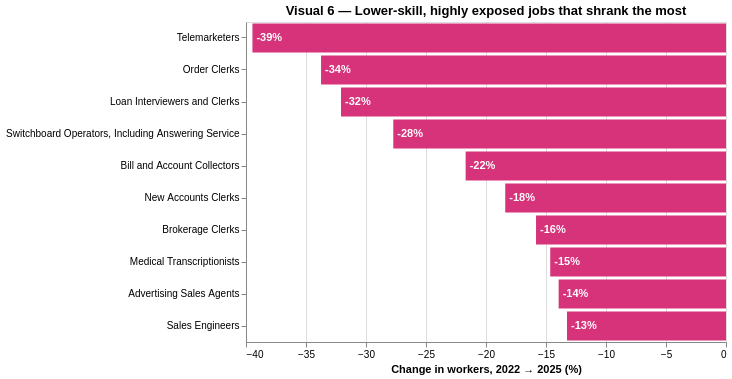

The notebook cell saved with this chart:
### Markdown cell above
---
### Visual 6 — Which exposed lower-skill jobs shrank the most?
**What you're looking at:** The 10 **lower-skill, highly AI-exposed** jobs (each with at least 20,000 workers in 2022) that lost the largest share of their workers.

**What to notice:** These are mostly **clerical and phone-based** jobs: telemarketers (−39%), order clerks, loan interviewers, switchboard operators, bill collectors, account clerks, medical transcriptionists. Their tasks are routine information processing that software and AI tools can take over. Together these 10 jobs went from about **1.0 million to 750,000 workers (−25%)**.

> **Key takeaway:** This puts names to Visual 4. The shrinking jobs are exactly the kind of routine office work you'd expect AI and automation to replace first.

*How to interact:* hover over a bar to see the worker counts in 2022 and 2025.

### Code cell
shrank = (chg[(chg['skill_tier'] == LO) & (chg['exposure_level'] == 'High') & (chg['TOT_EMP_22'] >= 20000)]
          .nsmallest(10, 'emp_pct').copy())
shrank['label'] = shrank['emp_pct'].map(lambda v: f'{v:.0f}%')

bars = alt.Chart(shrank).mark_bar(color='#d6337a').encode(
    x=alt.X('emp_pct:Q', title='Change in workers, 2022 → 2025 (%)'),
    y=alt.Y('occupation:N', sort='x', title=None, axis=alt.Axis(labelLimit=340)),
    tooltip=[alt.Tooltip('occupation:N', title='Job'), alt.Tooltip('major_group:N', title='Category'),
             alt.Tooltip('TOT_EMP_22:Q', title='Workers 2022', format=',.0f'),
             alt.Tooltip('TOT_EMP:Q', title='Workers 2025', format=',.0f'),
             alt.Tooltip('emp_pct:Q', title='Change %', format='+.1f')])
labels = bars.mark_text(align='left', dx=4, color='white', fontWeight='bold').encode(text='label:N')

visual6 = (bars + labels).properties(width=480, height=320,
                                     title='Visual 6 — Lower-skill, highly exposed jobs that shrank the most')
print(f"These 10 jobs went from {shrank['TOT_EMP_22'].sum():,.0f} to {shrank['TOT_EMP'].sum():,.0f} workers "
      f"({shrank['TOT_EMP'].sum() / shrank['TOT_EMP_22'].sum() - 1:+.0%}).")
visual6

### Figure 1 — Vega-Lite specification as saved in the notebook (floating-point values rounded to 4 significant figures)
{"config": {"view": {"continuousWidth": 300, "continuousHeight": 300}}, "layer": [{"mark": {"type": "bar", "color": "#d6337a"}, "encoding": {"tooltip": [{"field": "occupation", "title": "Job", "type": "nominal"}, {"field": "major_group", "title": "Category", "type": "nominal"}, {"field": "TOT_EMP_22", "format": ",.0f", "title": "Workers 2022", "type": "quantitative"}, {"field": "TOT_EMP", "format": ",.0f", "title": "Workers 2025", "type": "quantitative"}, {"field": "emp_pct", "format": "+.1f", "title": "Change %", "type": "quantitative"}], "x": {"field": "emp_pct", "title": "Change in workers, 2022 → 2025 (%)", "type": "quantitative"}, "y": {"axis": {"labelLimit": 340}, "field": "occupation", "sort": "x", "title": null, "type": "nominal"}}}, {"mark": {"type": "text", "align": "left", "color": "white", "dx": 4, "fontWeight": "bold"}, "encoding": {"text": {"field": "label", "type": "nominal"}, "tooltip": [{"field": "occupation", "title": "Job", "type": "nominal"}, {"field": "major_group", "title": "Category", "type": "nominal"}, {"field": "TOT_EMP_22", "format": ",.0f", "title": "Workers 2022", "type": "quantitative"}, {"field": "TOT_EMP", "format": ",.0f", "title": "Workers 2025", "type": "quantitative"}, {"field": "emp_pct", "format": "+.1f", "title": "Change %", "type": "quantitative"}], "x": {"field": "emp_pct", "title": "Change in workers, 2022 → 2025 (%)", "type": "quantitative"}, "y": {"axis": {"labelLimit": 340}, "field": "occupation", "sort": "x", "title": null, "type": "nominal"}}}], "data": {"name": "data-3fc599e371570d7960805a72c0f95ffb"}, "height": 320, "title": "Visual 6 — Lower-skill, highly exposed jobs that shrank the most", "width": 480, "$schema": "https://vega.github.io/schema/vega-lite/v6.4.1.json", "datasets": {"data-3fc599e371570d7960805a72c0f95ffb": [{"OCC_CODE": "41-9041", "occupation": "Telemarketers", "soc_major": "41", "major_group": "Sales", "skill_tier": "Lower-skill (SOC 31–53)", "high_skill": 0, "AIOE": 1.118, "AIOE_x_skill": 0.0, "TOT_EMP": 58430.0, "log_emp": 4.767, "A_MEDIAN": 35450.0, "log_wage": 10.48, "A_PCT10": 27040.0, "A_PCT25": 29640.0, "A_PCT75": 40230.0, "A_PCT90": 50350.0, "wage_band": "Bottom 20%", "aioe_bin_start": 1.0, "aioe_bin": "+1.0 to +1.5", "TOT_EMP_22": 96520.0, "A_MEDIAN_22": 31030.0, "emp_growth": -0.5019, "wage_growth": 0.1332, "emp_pct": -39.46, "wage_pct": 14.24, "log_wage_22": 10.34, "log_emp_22": 4.985, "exposure_level": "High", "label": "-39%"}, {"OCC_CODE": "43-4151", "occupation": "Order Clerks", "soc_major": "43", "major_group": "Office & Admin Support", "skill_tier": "Lower-skill (SOC 31–53)", "high_skill": 0, "AIOE": 0.8389, "AIOE_x_skill": 0.0, "TOT_EMP": 75200.0, "log_emp": 4.876, "A_MEDIAN": 46170.0, "log_wage": 10.74, "A_PCT10": 35530.0, "A_PCT25": 39660.0, "A_PCT75": 54310.0, "A_PCT90": 63530.0, "wage_band": "20–40%", "aioe_bin_start": 0.5, "aioe_bin": "+0.5 to +1.0", "TOT_EMP_22": 113500.0, "A_MEDIAN_22": 38060.0, "emp_growth": -0.4117, "wage_growth": 0.1932, "emp_pct": -33.74, "wage_pct": 21.31, "log_wage_22": 10.55, "log_emp_22": 5.055, "exposure_level": "High", "label": "-34%"}, {"OCC_CODE": "43-4131", "occupation": "Loan Interviewers and Clerks", "soc_major": "43", "major_group": "Office & Admin Support", "skill_tier": "Lower-skill (SOC 31–53)", "high_skill": 0, "AIOE": 1.364, "AIOE_x_skill": 0.0, "TOT_EMP": 164800.0, "log_emp": 5.217, "A_MEDIAN": 50020.0, "log_wage": 10.82, "A_PCT10": 37330.0, "A_PCT25": 45120.0, "A_PCT75": 60600.0, "A_PCT90": 69770.0, "wage_band": "20–40%", "aioe_bin_start": 1.0, "aioe_bin": "+1.0 to +1.5", "TOT_EMP_22": 242600.0, "A_MEDIAN_22": 46490.0, "emp_growth": -0.3869, "wage_growth": 0.07319, "emp_pct": -32.08, "wage_pct": 7.593, "log_wage_22": 10.75, "log_emp_22": 5.385, "exposure_level": "High", "label": "-32%"}, {"OCC_CODE": "43-2011", "occupation": "Switchboard Operators, Including Answering Service", "soc_major": "43", "major_group": "Office & Admin Support", "skill_tier": "Lower-skill (SOC 31–53)", "high_skill": 0, "AIOE": 0.9833, "AIOE_x_skill": 0.0, "TOT_EMP": 34280.0, "log_emp": 4.535, "A_MEDIAN": 38630.0, "log_wage": 10.56, "A_PCT10": 29990.0, "A_PCT25": 34820.0, "A_PCT75": 46530.0, "A_PCT90": 59470.0, "wage_band": "Bottom 20%", "aioe_bin_start": 0.5, "aioe_bin": "+0.5 to +1.0", "TOT_EMP_22": 47430.0, "A_MEDIAN_22": 34670.0, "emp_growth": -0.3247, "wage_growth": 0.1082, "emp_pct": -27.73, "wage_pct": 11.42, "log_wage_22": 10.45, "log_emp_22": 4.676, "exposure_level": "High", "label": "-28%"}, {"OCC_CODE": "43-3011", "occupation": "Bill and Account Collectors", "soc_major": "43", "major_group": "Office & Admin Support", "skill_tier": "Lower-skill (SOC 31–53)", "high_skill": 0, "AIOE": 1.272, "AIOE_x_skill": 0.0, "TOT_EMP": 158800.0, "log_emp": 5.201, "A_MEDIAN": 47030.0, "log_wage": 10.76, "A_PCT10": 34400.0, "A_PCT25": 39010.0, "A_PCT75": 56740.0, "A_PCT90": 65580.0, "wage_band": "20–40%", "aioe_bin_start": 1.0, "aioe_bin": "+1.0 to +1.5", "TOT_EMP_22": 202800.0, "A_MEDIAN_22": 39470.0, "emp_growth": -0.2446, "wage_growth": 0.1752, "emp_pct": -21.7, "wage_pct": 19.15, "log_wage_22": 10.58, "log_emp_22": 5.307, "exposure_level": "High", "label": "-22%"}, {"OCC_CODE": "43-4141", "occupation": "New Accounts Clerks", "soc_major": "43", "major_group": "Office & Admin Support", "skill_tier": "Lower-skill (SOC 31–53)", "high_skill": 0, "AIOE": 1.175, "AIOE_x_skill": 0.0, "TOT_EMP": 36860.0, "log_emp": 4.567, "A_MEDIAN": 47670.0, "log_wage": 10.77, "A_PCT10": 38180.0, "A_PCT25": 43920.0, "A_PCT75": 55100.0, "A_PCT90": 60910.0, "wage_band": "20–40%", "aioe_bin_start": 1.0, "aioe_bin": "+1.0 to +1.5", "TOT_EMP_22": 45170.0, "A_MEDIAN_22": 40820.0, "emp_growth": -0.2033, "wage_growth": 0.1551, "emp_pct": -18.4, "wage_pct": 16.78, "log_wage_22": 10.62, "log_emp_22": 4.655, "exposure_level": "High", "label": "-18%"}, {"OCC_CODE": "43-4011", "occupation": "Brokerage Clerks", "soc_major": "43", "major_group": "Office & Admin Support", "skill_tier": "Lower-skill (SOC 31–53)", "high_skill": 0, "AIOE": 1.145, "AIOE_x_skill": 0.0, "TOT_EMP": 35940.0, "log_emp": 4.556, "A_MEDIAN": 65750.0, "log_wage": 11.09, "A_PCT10": 50260.0, "A_PCT25": 58620.0, "A_PCT75": 79800.0, "A_PCT90": 102000.0, "wage_band": "40–60%", "aioe_bin_start": 1.0, "aioe_bin": "+1.0 to +1.5", "TOT_EMP_22": 42700.0, "A_MEDIAN_22": 54680.0, "emp_growth": -0.1723, "wage_growth": 0.1844, "emp_pct": -15.83, "wage_pct": 20.25, "log_wage_22": 10.91, "log_emp_22": 4.63, "exposure_level": "High", "label": "-16%"}, {"OCC_CODE": "31-9094", "occupation": "Medical Transcriptionists", "soc_major": "31", "major_group": "Healthcare Support", "skill_tier": "Lower-skill (SOC 31–53)", "high_skill": 0, "AIOE": 1.063, "AIOE_x_skill": 0.0, "TOT_EMP": 41550.0, "log_emp": 4.619, "A_MEDIAN": 40410.0, "log_wage": 10.61, "A_PCT10": 28250.0, "A_PCT25": 34150.0, "A_PCT75": 48000.0, "A_PCT90": 55950.0, "wage_band": "Bottom 20%", "aioe_bin_start": 1.0, "aioe_bin": "+1.0 to +1.5", "TOT_EMP_22": 48680.0, "A_MEDIAN_22": 34730.0, "emp_growth": -0.1584, "wage_growth": 0.1515, "emp_pct": -14.65, "wage_pct": 16.35, "log_wage_22": 10.46, "log_emp_22": 4.687, "exposure_level": "High", "label": "-15%"}, {"OCC_CODE": "41-3011", "occupation": "Advertising Sales Agents", "soc_major": "41", "major_group": "Sales", "skill_tier": "Lower-skill (SOC 31–53)", "high_skill": 0, "AIOE": 1.163, "AIOE_x_skill": 0.0, "TOT_EMP": 91700.0, "log_emp": 4.962, "A_MEDIAN": 64820.0, "log_wage": 11.08, "A_PCT10": 35240.0, "A_PCT25": 47020.0, "A_PCT75": 99990.0, "A_PCT90": 146000.0, "wage_band": "40–60%", "aioe_bin_start": 1.0, "aioe_bin": "+1.0 to +1.5", "TOT_EMP_22": 106600.0, "A_MEDIAN_22": 58450.0, "emp_growth": -0.1502, "wage_growth": 0.1034, "emp_pct": -13.95, "wage_pct": 10.9, "log_wage_22": 10.98, "log_emp_22": 5.028, "exposure_level": "High", "label": "-14%"}, {"OCC_CODE": "41-9031", "occupation": "Sales Engineers", "soc_major": "41", "major_group": "Sales", "skill_tier": "Lower-skill (SOC 31–53)", "high_skill": 0, "AIOE": 1.145, "AIOE_x_skill": 0.0, "TOT_EMP": 51790.0, "log_emp": 4.714, "A_MEDIAN": 124900.0, "log_wage": 11.74, "A_PCT10": 73870.0, "A_PCT25": 92890.0, "A_PCT75": 161200.0, "A_PCT90": 195300.0, "wage_band": "Top 20%", "aioe_bin_start": 1.0, "aioe_bin": "+1.0 to +1.5", "TOT_EMP_22": 59700.0, "A_MEDIAN_22": 108500.0, "emp_growth": -0.1421, "wage_growth": 0.1405, "emp_pct": -13.25, "wage_pct": 15.08, "log_wage_22": 11.59, "log_emp_22": 4.776, "exposure_level": "High", "label": "-13%"}]}}
